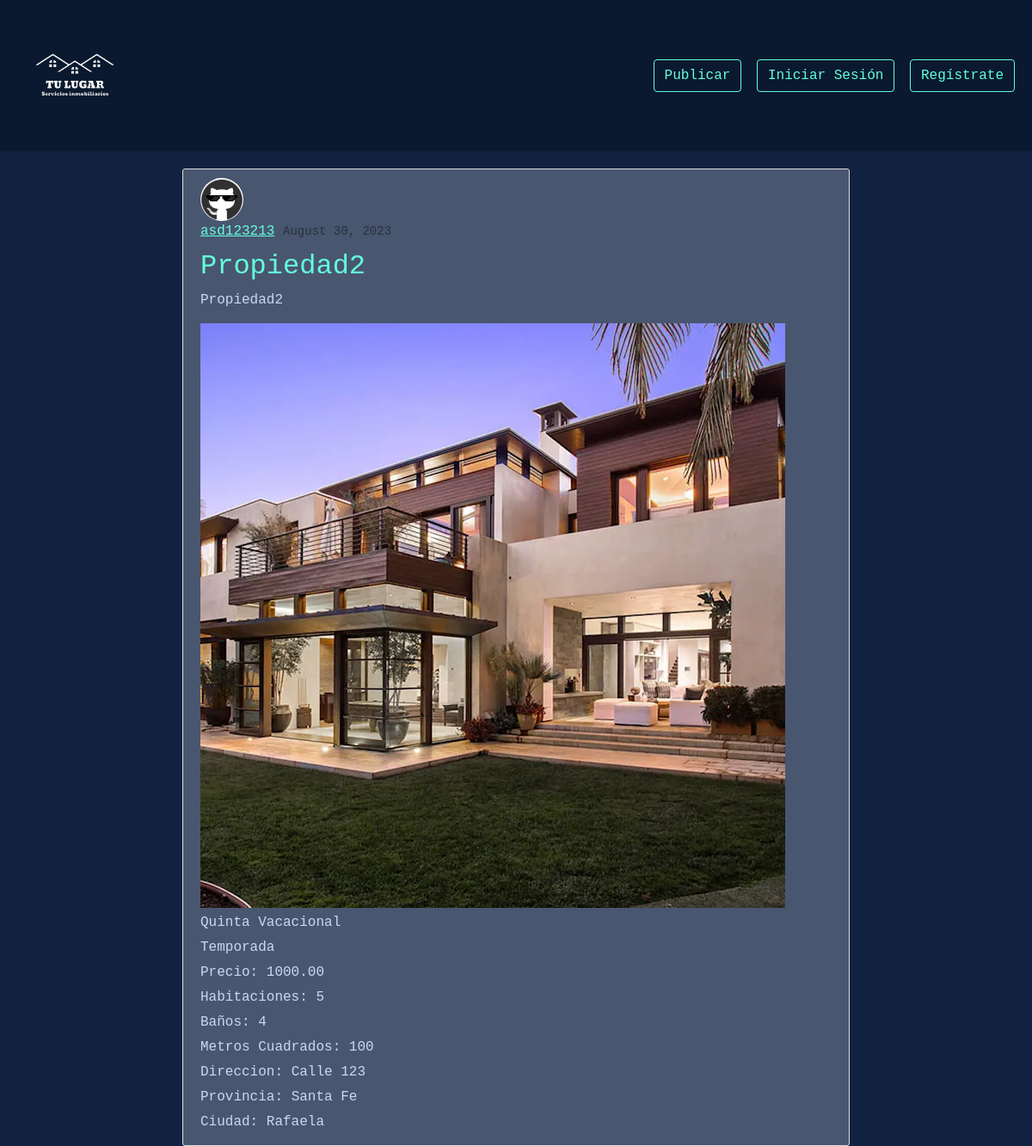
/propiedad/8/, run on the app's committed database.
### sitio/models.py (models this page shows, shortened)
class Publicacion(models.Model):
    TIPO_OPERACION = (
        ('venta', 'Venta'),
        ('alquiler', 'Alquiler'),
        ('temporada', 'Temporada')
    )
    TIPO_PROPIEDAD = (
        ('departamento','Departamento'),
        ('casa','Casa'),
        ('deposito','Deposito'),
        ('edificio','Edificio'),
        ('quinta','Quinta Vacacional')
    )
    titulo = models.CharField(max_length=200)
    descripcion = models.TextField()
    tipo_operacion = models.CharField(default='',max_length=10, choices=TIPO_OPERACION)
    tipo_propiedad = models.CharField(default='',max_length=20, choices=TIPO_PROPIEDAD)
    precio = models.DecimalField(default=0, max_digits=10, decimal_places=2)
    habitaciones = models.PositiveIntegerField(default=1)
    banos = models.PositiveIntegerField(default=1)
    metros_cuadrados = models.PositiveIntegerField(default=1)
    direccion = models.CharField(default='', max_length=200)
    provincia = models.CharField(default='', max_length=200)
    ciudad = models.CharField(default='', max_length=200)
    imagen_principal = models.ImageField(default='propiedad_default.jpg', upload_to='propiedades/')
    fecha_creacion = models.DateTimeField(default=timezone.now)
    fecha_actualizado = models.DateTimeField(auto_now=True)
    autor = models.ForeignKey(User, on_delete=models.CASCADE)

class Profile(models.Model):
    user = models.OneToOneField(User, on_delete=models.CASCADE)
    image = models.ImageField(default='default.jpg', upload_to='profile_pics')

### sitio/views.py (the view)
# urls.py: path('propiedad/<int:pk>/', PublicacionDetailView.as_view(), name = 'post-detail'),
class PublicacionDetailView(DetailView):
    model = Publicacion

### sitio/templates/sitio/publicacion_detail.html (shortened to what this page needs)
{% extends "base.html" %}
{% block content %}
{% include "nav.html" %}
<div class="container">
    <article class="media content-section">
      <img class="rounded-circle article-img" src="{{ object.autor.profile.image.url }}">
      <div class="media-body">
        <div class="article-metadata">
          <a class="mr-2" href="#">{{ object.autor }}</a>
          <small class="text-muted">{{ object.fecha_creacion|date:"F d, Y" }}</small>
        </div>
        <h2 class="article-title"> {{ object.titulo }} </h2>
        <p class="article-content">{{ object.descripcion }}</p>
        <img src="{{ object.imagen_principal.url }}" alt="{{ object.titulo }}" class="publicacion-image">
        <p>{{ object.get_tipo_propiedad_display }}</p>
        <p>{{ object.get_tipo_operacion_display}}</p>
        <p>Precio: {{ object.precio }}</p>
        <p>Habitaciones: {{ object.habitaciones }}</p>
        <p>Baños: {{ object.banos }}</p>
        <p>Metros Cuadrados: {{ object.metros_cuadrados }}</p>
        <p>Direccion: {{ object.direccion }}</p>
        <p>Provincia: {{ object.provincia }}</p>
        <p>Ciudad: {{ object.ciudad }}</p>
      </div>
    </article>
</div>
{% endblock content %}

### sitio/static/css/base.css (style rules this page uses)
* { font-family: var(--font-mono); }
body, html { margin: 0; padding: 0; height: 100%; background: #112240 !important; }
:root { --dark-navy: #020c1b; --navy: #0a192f; --light-navy: #112240; --lightest-navy: #233554; --navy-shadow: rgba(2, 12, 27, 0.7); --dark-slate: #495670; --slate: #8892b0; --light-slate: #a8b2d1; --lightest-slate: #ccd6f6; --white: #e6f1ff; --green: #64ffda; --green-tint: rgba(100, 255, 218, 0.1); --pink: #f57dff; --blue: #57cbff; --font-sans: "Calibre", "Inter", "San Francisco", "SF Pro Text", -apple-system, system-ui, sans-serif; --font-mono: "SF Mono", "Fira Code", "Fira Mono", "Roboto Mono", monospace; --transition: all 0.25s cubic-bezier(0.645, 0.045, 0.355, 1); }
.content-section { background: #ffffff; padding: 10px 20px; border: 1px solid #dddddd; border-radius: 3px; margin-bottom: 20px; }
a { color: var(--green); }
.container { margin: 20px auto; max-width: 800px; }
.content-section { background: var(--dark-slate); padding: 10px 20px; border: 1px solid #dddddd; border-radius: 3px; margin-bottom: 20px; }
.article-img { width: 50px; height: 50px; border-radius: 50%; object-fit: cover; margin-right: 10px; }
.article-metadata { margin-bottom: 10px; color: var(--light-slate); }
.article-title { color: var(--green); text-decoration: none; transition: var(--transition); }
.article-content { color: var(--white); }
.media-body p { color: var(--lightest-slate); margin: 5px 0; }
.publicacion-image { max-width: 100%; margin-top: 10px; }

### data on the page
Publicacion: autor.profile.image (placeholder picture), autor "asd123213", fecha_creacion "August 30, 2023", titulo "Propiedad2", descripcion "Propiedad2", imagen_principal (picture), tipo_propiedad "Quinta Vacacional", tipo_operacion "Temporada", precio "1000.00", habitaciones "5", banos "4", metros_cuadrados "100", direccion "Calle 123", provincia "Santa Fe", ciudad "Rafaela"
